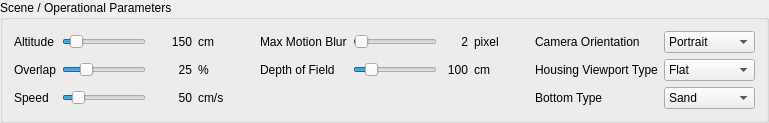
     <widget class="QGroupBox" name="SceneBox">
      <property name="title">
       <string>Scene / Operational Parameters</string>
      </property>
      <layout class="QGridLayout" name="gridLayout_3">
       <item row="2" column="1">
        <widget class="QSlider" name="speedSlider">
         <property name="maximum">
          <number>400</number>
         </property>
         <property name="value">
          <number>50</number>
         </property>
         <property name="orientation">
          <enum>Qt::Horizontal</enum>
         </property>
        </widget>
       </item>
       <item row="1" column="5">
        <widget class="QLabel" name="dofLabel">
         <property name="text">
          <string>Depth of Field</string>
         </property>
        </widget>
       </item>
       <item row="1" column="2">
        <widget class="QLabel" name="overlapValueLabel">
         <property name="minimumSize">
          <size>
           <width>40</width>
           <height>0</height>
          </size>
         </property>
         <property name="text">
          <string>25</string>
         </property>
         <property name="alignment">
          <set>Qt::AlignRight|Qt::AlignTrailing|Qt::AlignVCenter</set>
         </property>
        </widget>
       </item>
       <item row="2" column="0">
        <widget class="QLabel" name="speedLabel">
         <property name="text">
          <string>Speed</string>
         </property>
        </widget>
       </item>
       <item row="0" column="2">
        <widget class="QLabel" name="altitudeLabel">
         <property name="minimumSize">
          <size>
           <width>40</width>
           <height>0</height>
          </size>
         </property>
         <property name="text">
          <string>150</string>
         </property>
         <property name="alignment">
          <set>Qt::AlignRight|Qt::AlignTrailing|Qt::AlignVCenter</set>
         </property>
        </widget>
       </item>
       <item row="1" column="0">
        <widget class="QLabel" name="overlapLabel">
         <property name="text">
          <string>Overlap</string>
         </property>
        </widget>
       </item>
       <item row="0" column="0">
        <widget class="QLabel" name="altitudeLabel_2">
         <property name="text">
          <string>Altitude</string>
         </property>
        </widget>
       </item>
       <item row="1" column="1">
        <widget class="QSlider" name="overlapSlider">
         <property name="value">
          <number>25</number>
         </property>
         <property name="orientation">
          <enum>Qt::Horizontal</enum>
         </property>
        </widget>
       </item>
       <item row="1" column="3">
        <widget class="QLabel" name="overlapUnitsLabel">
         <property name="text">
          <string>%</string>
         </property>
        </widget>
       </item>
       <item row="2" column="2">
        <widget class="QLabel" name="speedValueLabel">
         <property name="minimumSize">
          <size>
           <width>40</width>
           <height>0</height>
          </size>
         </property>
         <property name="text">
          <string>50</string>
         </property>
         <property name="alignment">
          <set>Qt::AlignRight|Qt::AlignTrailing|Qt::AlignVCenter</set>
         </property>
        </widget>
       </item>
       <item row="2" column="3">
        <widget class="QLabel" name="speedUnitsLabel">
         <property name="text">
          <string>cm/s</string>
         </property>
        </widget>
       </item>
       <item row="0" column="3">
        <widget class="QLabel" name="altitudeUnitsLabel">
         <property name="text">
          <string>cm</string>
         </property>
        </widget>
       </item>
       <item row="0" column="1">
        <widget class="QSlider" name="altitudeSlider">
         <property name="maximum">
          <number>1500</number>
         </property>
         <property name="singleStep">
          <number>1</number>
         </property>
         <property name="value">
          <number>150</number>
         </property>
         <property name="orientation">
          <enum>Qt::Horizontal</enum>
         </property>
        </widget>
       </item>
       <item row="1" column="7">
        <widget class="QLabel" name="dofValueLabel">
         <property name="minimumSize">
          <size>
           <width>25</width>
           <height>0</height>
          </size>
         </property>
         <property name="text">
          <string>100</string>
         </property>
         <property name="alignment">
          <set>Qt::AlignRight|Qt::AlignTrailing|Qt::AlignVCenter</set>
         </property>
        </widget>
       </item>
       <item row="0" column="4">
        <spacer name="horizontalSpacer_4">
         <property name="orientation">
          <enum>Qt::Horizontal</enum>
         </property>
         <property name="sizeType">
          <enum>QSizePolicy::Minimum</enum>
         </property>
         <property name="sizeHint" stdset="0">
          <size>
           <width>30</width>
           <height>20</height>
          </size>
         </property>
        </spacer>
       </item>
       <item row="0" column="10">
        <widget class="QLabel" name="cameraOrientationLabel">
         <property name="text">
          <string>Camera Orientation</string>
         </property>
        </widget>
       </item>
       <item row="1" column="8">
        <widget class="QLabel" name="dofUnitsLabel">
         <property name="text">
          <string>cm</string>
         </property>
        </widget>
       </item>
       <item row="0" column="12">
        <widget class="QComboBox" name="cameraOrientationCombobox">
         <item>
          <property name="text">
           <string>Portrait</string>
          </property>
         </item>
         <item>
          <property name="text">
           <string>Landscape</string>
          </property>
         </item>
        </widget>
       </item>
       <item row="0" column="6">
        <widget class="QSlider" name="motionBlurSlider">
         <property name="sliderPosition">
          <number>2</number>
         </property>
         <property name="orientation">
          <enum>Qt::Horizontal</enum>
         </property>
        </widget>
       </item>
       <item row="0" column="7">
        <widget class="QLabel" name="motionBlurValueLabel">
         <property name="minimumSize">
          <size>
           <width>25</width>
           <height>0</height>
          </size>
         </property>
         <property name="text">
          <string>2</string>
         </property>
         <property name="alignment">
          <set>Qt::AlignRight|Qt::AlignTrailing|Qt::AlignVCenter</set>
         </property>
        </widget>
       </item>
       <item row="0" column="9">
        <spacer name="horizontalSpacer_2">
         <property name="orientation">
          <enum>Qt::Horizontal</enum>
         </property>
         <property name="sizeType">
          <enum>QSizePolicy::Minimum</enum>
         </property>
         <property name="sizeHint" stdset="0">
          <size>
           <width>30</width>
           <height>20</height>
          </size>
         </property>
        </spacer>
       </item>
       <item row="0" column="5">
        <widget class="QLabel" name="motionBlurLabel">
         <property name="text">
          <string>Max Motion Blur</string>
         </property>
        </widget>
       </item>
       <item row="0" column="8">
        <widget class="QLabel" name="motionBlurUnitsLabel">
         <property name="text">
          <string>pixel</string>
         </property>
        </widget>
       </item>
       <item row="1" column="6">
        <widget class="QSlider" name="dofSlider">
         <property name="minimum">
          <number>1</number>
         </property>
         <property name="maximum">
          <number>600</number>
         </property>
         <property name="value">
          <number>100</number>
         </property>
         <property name="orientation">
          <enum>Qt::Horizontal</enum>
         </property>
        </widget>
       </item>
       <item row="2" column="10">
        <widget class="QLabel" name="bottomTypeLabel">
         <property name="text">
          <string>Bottom Type</string>
         </property>
        </widget>
       </item>
       <item row="2" column="12">
        <widget class="QComboBox" name="bottomTypeCombo">
         <item>
          <property name="text">
           <string>Sand</string>
          </property>
         </item>
         <item>
          <property name="text">
           <string>Custom</string>
          </property>
         </item>
         <item>
          <property name="text">
           <string>Algae</string>
          </property>
         </item>
         <item>
          <property name="text">
           <string>Coral</string>
          </property>
         </item>
         <item>
          <property name="text">
           <string>Rock</string>
          </property>
         </item>
        </widget>
       </item>
       <item row="1" column="12">
        <widget class="QComboBox" name="viewportCombobox">
         <item>
          <property name="text">
           <string>Flat</string>
          </property>
         </item>
         <item>
          <property name="text">
           <string>Domed</string>
          </property>
         </item>
        </widget>
       </item>
       <item row="1" column="10">
        <widget class="QLabel" name="housingLabel">
         <property name="text">
          <string>Housing Viewport Type</string>
         </property>
        </widget>
       </item>
      </layout>
     </widget>
